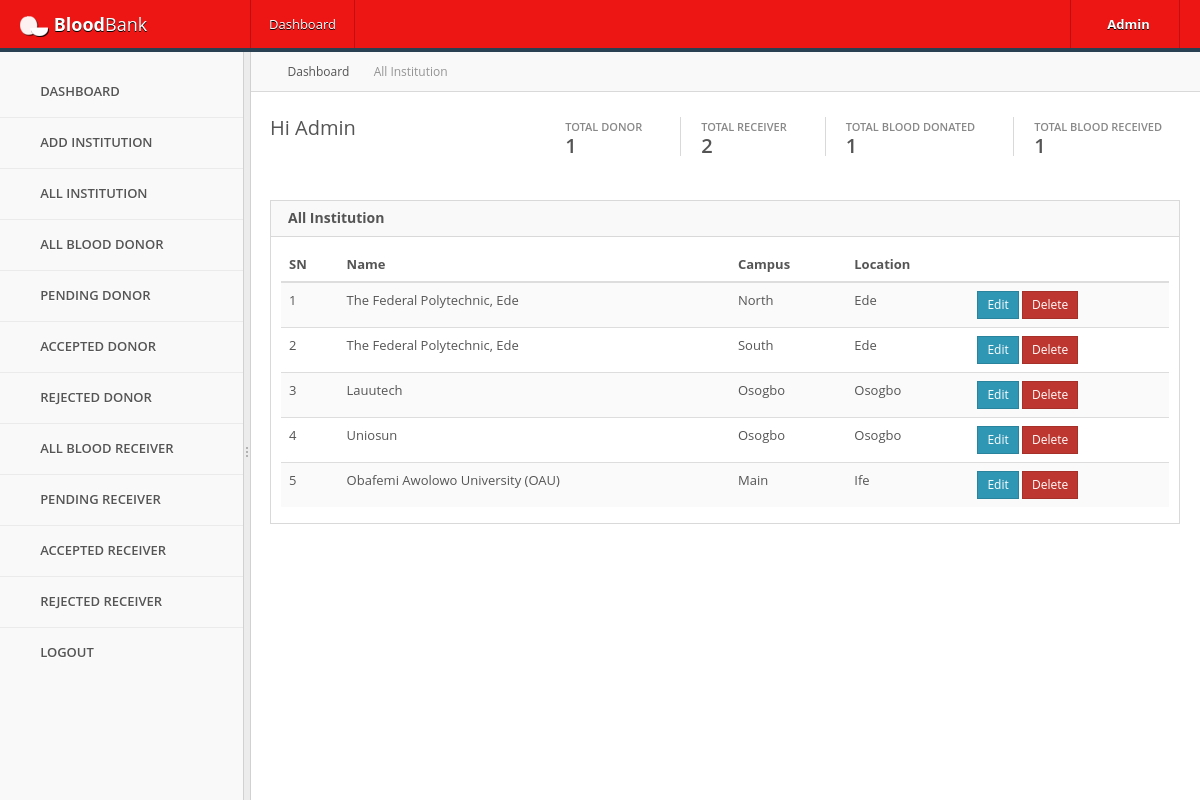
/admin/all_institution.php (signed in), run on the app's committed database.
### tables this page shows
CREATE TABLE `institution` (
  `id` int(11) NOT NULL,
  `name` varchar(100) NOT NULL,
  `campus` varchar(100) NOT NULL,
  `location` varchar(100) NOT NULL
);

### admin/all_institution.php (the view, shortened to what this page needs)
<?php
include_once "../core/db.php";
$page_name = "All Institution";
?>
<!DOCTYPE html>
<html lang="en">
<head>
    <?php
        include_once "meta.php";
    ?>
</head>
<body class="theme-light">
<?php
    include_once "nav.php";
?>
<div id="container">
    <?php include_once "sidebar.php";?>
    <div id="content">
        <div class="container">
            <div class="crumbs">
                <ul id="breadcrumbs" class="breadcrumb">
                    <li><i class="icon-home"></i> <a href="index">Dashboard</a></li>
                    <li class="current"><a href="#" title=""><?php echo @$page_name;?></a></li>
                </ul>
            </div>
            <?php
                include_once "site_nav.php";
            ?>
            <div class="row">
                <div class="col-md-12">
                    <div class="widget box">
                        <div class="widget-header"><h4><i class=""></i> <?php echo $page_name;?></h4></div>
                        <div class="widget-content">
                            <div class="table-responsive">
                                <table class="table table-striped">
                                    <thead>
                                        <tr>
                                            <th>SN</th>
                                            <th>Name</th>
                                            <th>Campus</th>
                                            <th>Location</th>
                                            <th>&nbsp;</th>
                                        </tr>
                                    </thead>
                                    <tbody>
                                    <?php
                                        $all = $db->query("SELECT * FROM institution");
                                        $sn = 0;
                                        while($rs = $all->fetch(PDO::FETCH_ASSOC)){
                                            ?>
                                            <tr>
                                                <td><?php echo ++$sn;?></td>
                                                <td><?php echo $rs['name'];?></td>
                                                <td><?php echo $rs['campus'];?></td>
                                                <td><?php echo $rs['location'];?></td>
                                                <td>
                                                    <a href="edit_institution.php?id=<?php echo $rs['id']; ?>" class="btn btn-sm btn-info">Edit</a>
                                                    <a href="all_institution.php?act=del&id=<?php echo $rs['id'];?>" onclick="return confirm('Are you sure you want to delete this Institution');" class="btn btn-sm btn-danger">
                                                        <i class="fa fa-trash-o"></i> Delete
                                                    </a>
                                                </td>
                                            </tr>
                                    <?php
                                        }
                                    ?>
                                    </tbody>
                                </table>
                            </div>
                        </div>
                    </div>
                </div>
            </div>
        </div>
    </div>
</div>
</body>
</html>

### admin/assets/css/main.css (style rules this page uses)
* { outline:none!important }
html,body { height:100% }
body { font-family:"Open Sans","Helvetica Neue",Helvetica,Arial,sans-serif;color:#555;font-size:13px }
.container { max-width:none!important;padding:0 20px }
#container { position:relative;height:100% }
#container.fixed-header { margin-top:52px }
#container>#content>.container { float:left;width:100% }
#content { background:#fff;margin-left:250px;overflow:visible;padding-bottom:30px;min-height:100% }
h1,h2,h3,h4,h5,h6,.h1,.h2,.h3,.h4,.h5,.h6 { font-weight:300;font-family:"Open Sans","Helvetica Neue",Helvetica,Arial,sans-serif }
a { color:#ee1515 }
.crumbs { margin:0 -20px;height:40px;background:#f9f9f9;border-bottom:1px solid #d9d9d9 }
.crumbs .breadcrumb { float:left;background-color:#f9f9f9;height:0;margin-top:1px }
.crumbs .breadcrumb li { float:left;font-size:12px;padding-top:2px;padding-right:5px }
.crumbs .breadcrumb li a { color:#555 }
.crumbs .breadcrumb li i { color:#6f6f6f;padding:0 5px }
.crumbs .breadcrumb li.current a { color:#949494!important }
.breadcrumb>li+li:before { font-family:FontAwesome;font-weight:normal;font-style:normal;text-decoration:inherit;-webkit-font-smoothing:antialiased;content:"\f105" }
.btn,.ui-state-default,.ui-widget-content .ui-state-default,.ui-widget-header .ui-state-default,.ColVis_MasterButton,.fc-state-default { background-color:#f3f3f3;background-image:none;filter:none;border:0;-webkit-box-shadow:none;-moz-box-shadow:none;box-shadow:none;padding:6px 13px;text-shadow:none;font-size:14px;font-weight:normal;color:#333;font-size:13px;cursor:pointer;border:1px solid #d9d9d9;border:1px solid rgba(0,0,0,0.13);-webkit-border-radius:0;-moz-border-radius:0;border-radius:0;position:relative;z-index:1;-webkit-user-select:none;-moz-user-select:none;-ms-user-select:none;-o-user-select:none;user-select:none }
.btn-sm { padding:4px 9px;font-size:12px }
.btn-info { color:#fff;background-color:#2f96b4;z-index:2 }
.btn-danger { color:#fff;background-color:#bd362f;z-index:2 }
.widget { margin-top:0;margin-bottom:25px;padding:0 }
.widget .widget-header { margin-bottom:15px;border-bottom:1px solid #ececec;*zoom:1 }
.widget .widget-header:before,.widget .widget-header:after { display:table;content:"";line-height:0 }
.widget .widget-header:after { clear:both }
.widget .widget-header h4 { display:inline-block;color:#555;font-size:14px;font-weight:bold;margin:0;padding:0;margin-bottom:7px }
.widget.box { border:1px solid #d9d9d9 }
.widget.box .widget-header { background:#f9f9f9;border-bottom-color:#d9d9d9;line-height:35px;padding:0 12px;margin-bottom:0 }
.widget.box .widget-header h4 { margin-bottom:0 }
.widget.box .widget-content { padding:10px;position:relative;background-color:#fff }
.table { margin-bottom:5px }
.table-striped tbody>tr:nth-child(odd)>td,.table-striped tbody>tr:nth-child(odd)>th { background-color:#fafafa }

### data on the page
institution: name "The Federal Polytechnic, Ede", campus "North", location "Ede"
institution: name "The Federal Polytechnic, Ede", campus "South", location "Ede"
institution: name "Lauutech", campus "Osogbo", location "Osogbo"
institution: name "Uniosun", campus "Osogbo", location "Osogbo"
institution: name "Obafemi Awolowo University (OAU)", campus "Main", location "Ife"

### other printed values
$all_donors->rowCount() "1"
$all_donors2->rowCount() "2"
$accepted_donors->rowCount() "1"
$accepted_donors2->rowCount() "1"
$page_name "All Institution"
